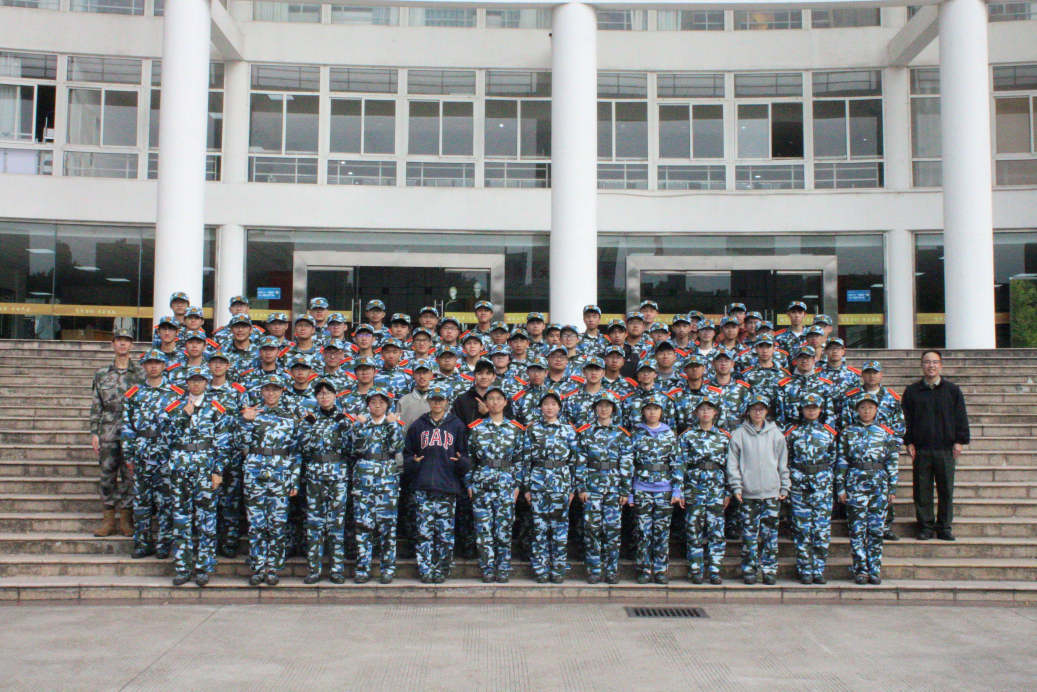
#> input picture image.jpg, 5184 x 3456 px (shown at 1/5 size)
$ python text_opencv.py
#> lines starting #> are read from the running program, lines starting #| are printed output that depends on the picture
import cv2
import numpy as np

# 读取图像
img = cv2.imread('image.jpg')  # 请替换为您的图片路径
#> img is the input picture: shape (3456, 5184, 3); mean B, G, R 137.5, 137.5, 136.7

if img is None:
    print("错误：无法读取图像")
    exit()

height, width = img.shape[:2]
#> height = 3456; width = 5184
print(f"图像尺寸: {width}x{height}")
#| 图像尺寸: 5184x3456

# 设置窗口大小
window_width = 1000
window_height = 700

# 计算缩放比例
scale = min(window_width / width, window_height / height, 1.0)
#> scale = 0.193
if scale < 1.0:
    display_width = int(width * scale)
#> display_width = 1000
    display_height = int(height * scale)
#> display_height = 666
    img_display = cv2.resize(img, (display_width, display_height))
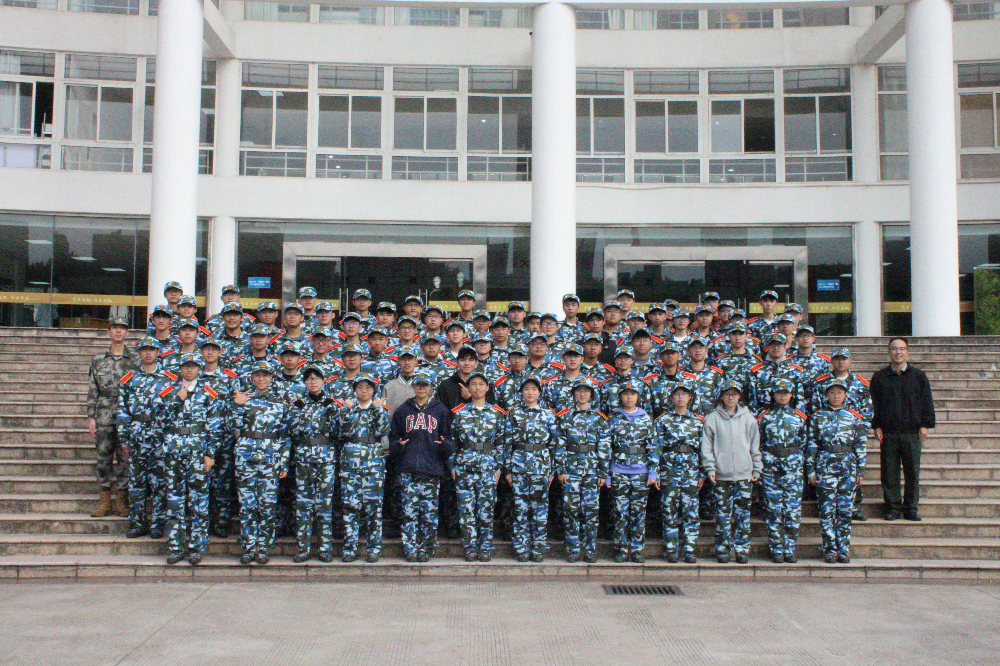
#> img_display: shape (666, 1000, 3); mean B, G, R 137.4, 137.4, 136.6
else:
    img_display = img.copy()
    display_width, display_height = width, height

print(f"显示尺寸: {display_width}x{display_height}")
#| 显示尺寸: 1000x666

# 创建窗口
cv2.namedWindow('Image Viewer', cv2.WINDOW_NORMAL)
cv2.resizeWindow('Image Viewer', window_width, window_height)

# 显示图像
cv2.imshow('Image Viewer', img_display)

print("操作说明：")
print("- 按 'q' 退出")
print("- 按 '+' 放大")
print("- 按 '-' 缩小")
print("- 鼠标滚轮缩放")
print("- 鼠标拖拽移动图像")

current_scale = scale
#> current_scale = 0.193
offset_x, offset_y = 0, 0
dragging = False


# [40 lines left out: functions mouse_callback, update_display, not called in this run]


def show_current_view():
    view = img_display[offset_y:offset_y + window_height, offset_x:offset_x + window_width]
    cv2.imshow('Image Viewer', view)


cv2.setMouseCallback('Image Viewer', mouse_callback)

while True:
    key = cv2.waitKey(30) & 0xFF
#> (key q is pressed here)

    if key == ord('q'):
        break
    elif key == ord('+') or key == ord('='):
        current_scale = min(2.0, current_scale + 0.1)
        update_display()
    elif key == ord('-') or key == ord('_'):
        current_scale = max(0.2, current_scale - 0.1)
        update_display()

cv2.destroyAllWindows()
